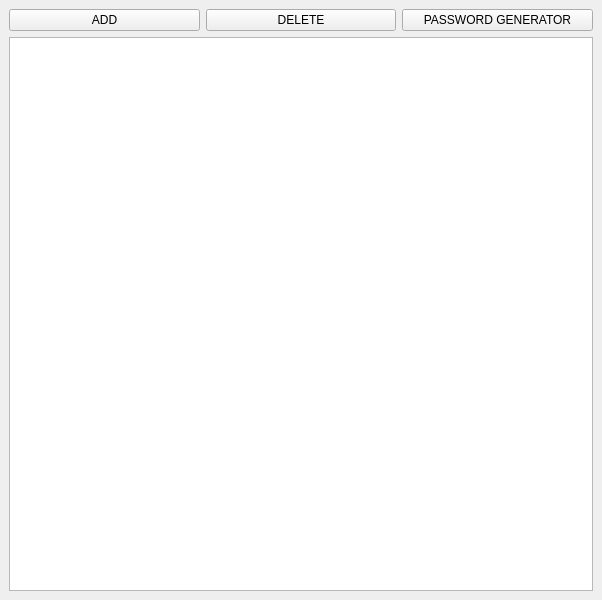
<?xml version="1.0" encoding="UTF-8"?>
<ui version="4.0">
 <class>MainWindow</class>
 <widget class="QMainWindow" name="MainWindow">
  <property name="geometry">
   <rect>
    <x>0</x>
    <y>0</y>
    <width>602</width>
    <height>600</height>
   </rect>
  </property>
  <property name="windowTitle">
   <string>MainWindow</string>
  </property>
  <property name="styleSheet">
   <string notr="true">font: 11pt &quot;Tw Cen MT Condensed Extra Bold&quot;;
color: rgb(0, 0, 0);</string>
  </property>
  <widget class="QWidget" name="centralwidget">
   <property name="maximumSize">
    <size>
     <width>1980</width>
     <height>1020</height>
    </size>
   </property>
   <layout class="QVBoxLayout" name="verticalLayout">
    <item>
     <layout class="QHBoxLayout" name="horizontalLayout">
      <item>
       <widget class="QPushButton" name="pushButton">
        <property name="text">
         <string>ADD</string>
        </property>
       </widget>
      </item>
      <item>
       <widget class="QPushButton" name="pushButton_2">
        <property name="text">
         <string>DELETE</string>
        </property>
       </widget>
      </item>
      <item>
       <widget class="QPushButton" name="pushButton_3">
        <property name="text">
         <string>PASSWORD GENERATOR</string>
        </property>
       </widget>
      </item>
     </layout>
    </item>
    <item>
     <widget class="QTableView" name="tableView">
      <attribute name="horizontalHeaderCascadingSectionResizes">
       <bool>true</bool>
      </attribute>
      <attribute name="verticalHeaderCascadingSectionResizes">
       <bool>true</bool>
      </attribute>
     </widget>
    </item>
   </layout>
  </widget>
 </widget>
 <resources/>
 <connections/>
</ui>
